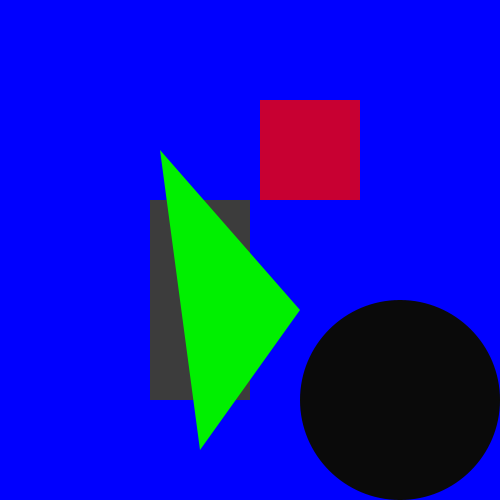
Frame 1 (no input)
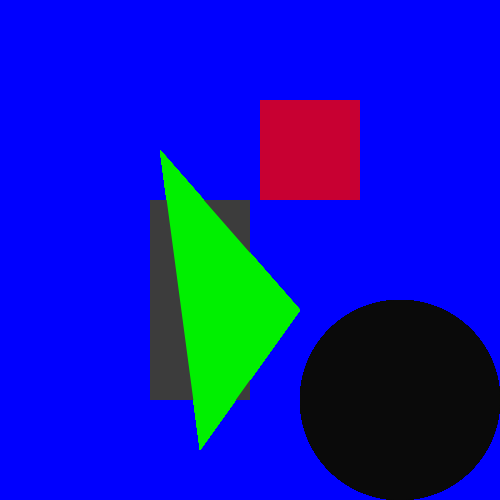
Frame 60 (the mouse pressed at the canvas centre just before this capture)
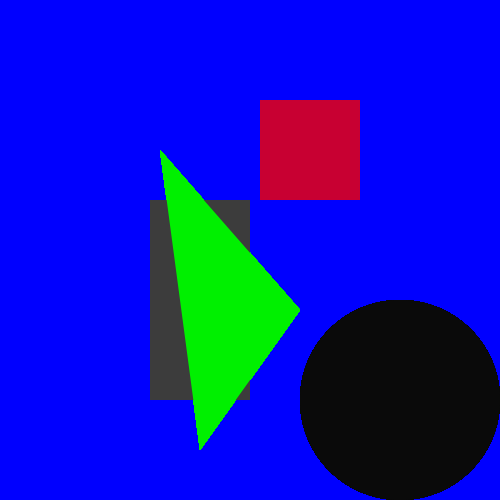
Frame 120 (the mouse held since frame 60 and released just before this capture)

The Processing sketch that drew these frames (run headless with seeded random() and noise(); from frame 60 on, the mouse is pressed at the canvas centre):

// Processing sketch: primitives
// ── primitives.pde
void setup() {
  size(500,500);
  background(0,0,255);
}

void draw() {
  fill(60);
  noStroke();
  rect(150,200,100,200);
  fill(10);
  circle(400,400,200);
  fill(200,0,50);
  square(260, 100, 100);
  fill(0,240,0);
  triangle(300,310,200,450,160,150);
}
